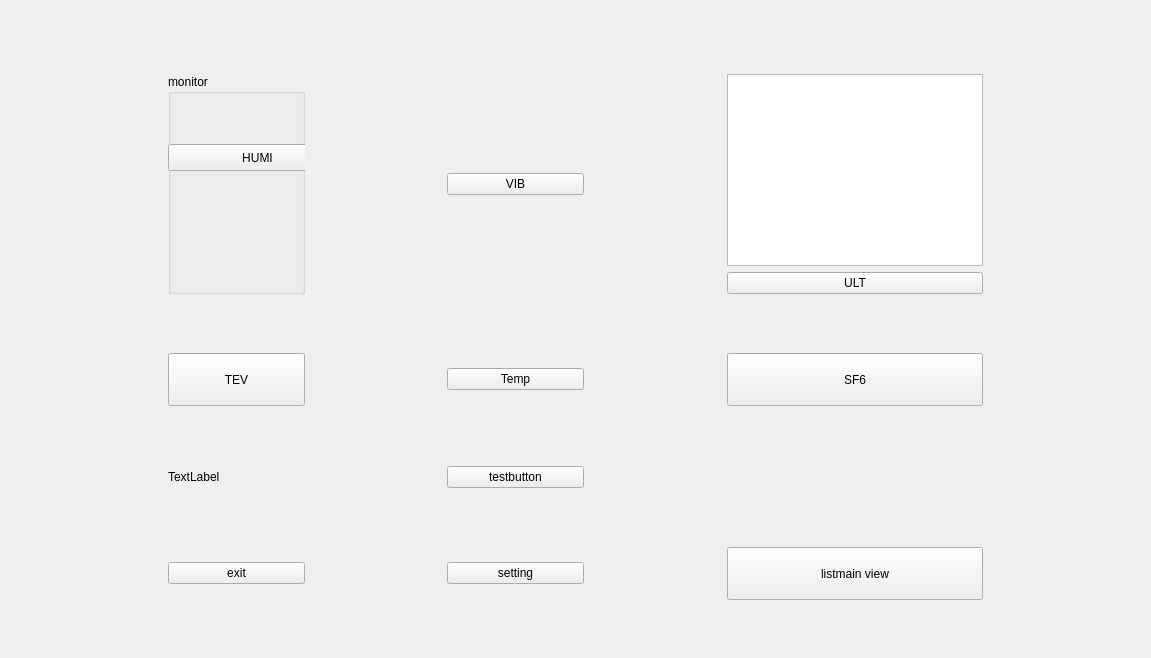
<?xml version="1.0" encoding="UTF-8"?>
<ui version="4.0">
 <class>MainWindow</class>
 <widget class="QMainWindow" name="MainWindow">
  <property name="enabled">
   <bool>true</bool>
  </property>
  <property name="geometry">
   <rect>
    <x>0</x>
    <y>0</y>
    <width>1151</width>
    <height>658</height>
   </rect>
  </property>
  <property name="sizePolicy">
   <sizepolicy hsizetype="Maximum" vsizetype="Maximum">
    <horstretch>0</horstretch>
    <verstretch>0</verstretch>
   </sizepolicy>
  </property>
  <property name="cursor">
   <cursorShape>CrossCursor</cursorShape>
  </property>
  <property name="contextMenuPolicy">
   <enum>Qt::DefaultContextMenu</enum>
  </property>
  <property name="windowTitle">
   <string>MainWindow</string>
  </property>
  <widget class="QWidget" name="centralWidget">
   <property name="sizePolicy">
    <sizepolicy hsizetype="Maximum" vsizetype="Maximum">
     <horstretch>0</horstretch>
     <verstretch>0</verstretch>
    </sizepolicy>
   </property>
   <property name="maximumSize">
    <size>
     <width>1151</width>
     <height>617</height>
    </size>
   </property>
   <widget class="QWidget" name="gridLayoutWidget">
    <property name="geometry">
     <rect>
      <x>20</x>
      <y>10</y>
      <width>1111</width>
      <height>601</height>
     </rect>
    </property>
    <layout class="QGridLayout" name="GridLayout">
     <property name="sizeConstraint">
      <enum>QLayout::SetDefaultConstraint</enum>
     </property>
     <item row="5" column="3">
      <widget class="QPushButton" name="pushButton_3">
       <property name="text">
        <string>testbutton</string>
       </property>
      </widget>
     </item>
     <item row="1" column="2">
      <spacer name="horizontalSpacer_3">
       <property name="orientation">
        <enum>Qt::Horizontal</enum>
       </property>
       <property name="sizeHint" stdset="0">
        <size>
         <width>20</width>
         <height>20</height>
        </size>
       </property>
      </spacer>
     </item>
     <item row="2" column="1">
      <spacer name="verticalSpacer_3">
       <property name="orientation">
        <enum>Qt::Vertical</enum>
       </property>
       <property name="sizeHint" stdset="0">
        <size>
         <width>20</width>
         <height>40</height>
        </size>
       </property>
      </spacer>
     </item>
     <item row="7" column="3">
      <widget class="QPushButton" name="pushButton_2">
       <property name="text">
        <string>setting</string>
       </property>
      </widget>
     </item>
     <item row="3" column="1">
      <layout class="QVBoxLayout" name="verticalLayout_4">
       <item>
        <widget class="QPushButton" name="TEV_button">
         <property name="sizePolicy">
          <sizepolicy hsizetype="Expanding" vsizetype="Expanding">
           <horstretch>0</horstretch>
           <verstretch>0</verstretch>
          </sizepolicy>
         </property>
         <property name="text">
          <string>TEV</string>
         </property>
        </widget>
       </item>
      </layout>
     </item>
     <item row="1" column="5">
      <layout class="QVBoxLayout" name="verticalLayout_3">
       <item>
        <widget class="QGraphicsView" name="graphicsView">
         <property name="sizePolicy">
          <sizepolicy hsizetype="Expanding" vsizetype="Expanding">
           <horstretch>0</horstretch>
           <verstretch>0</verstretch>
          </sizepolicy>
         </property>
        </widget>
       </item>
       <item>
        <widget class="QPushButton" name="pushButton_4">
         <property name="sizePolicy">
          <sizepolicy hsizetype="Expanding" vsizetype="Expanding">
           <horstretch>0</horstretch>
           <verstretch>0</verstretch>
          </sizepolicy>
         </property>
         <property name="text">
          <string>ULT</string>
         </property>
        </widget>
       </item>
      </layout>
     </item>
     <item row="1" column="4">
      <spacer name="horizontalSpacer_4">
       <property name="orientation">
        <enum>Qt::Horizontal</enum>
       </property>
       <property name="sizeHint" stdset="0">
        <size>
         <width>20</width>
         <height>20</height>
        </size>
       </property>
      </spacer>
     </item>
     <item row="1" column="3">
      <layout class="QVBoxLayout" name="verticalLayout_2">
       <item>
        <widget class="QPushButton" name="VIB_button">
         <property name="sizePolicy">
          <sizepolicy hsizetype="Expanding" vsizetype="Fixed">
           <horstretch>0</horstretch>
           <verstretch>0</verstretch>
          </sizepolicy>
         </property>
         <property name="text">
          <string>VIB</string>
         </property>
        </widget>
       </item>
      </layout>
     </item>
     <item row="3" column="5">
      <layout class="QVBoxLayout" name="verticalLayout_6">
       <item>
        <widget class="QPushButton" name="SF6_button">
         <property name="sizePolicy">
          <sizepolicy hsizetype="Expanding" vsizetype="Expanding">
           <horstretch>0</horstretch>
           <verstretch>0</verstretch>
          </sizepolicy>
         </property>
         <property name="text">
          <string>SF6</string>
         </property>
        </widget>
       </item>
      </layout>
     </item>
     <item row="0" column="1">
      <spacer name="verticalSpacer_2">
       <property name="orientation">
        <enum>Qt::Vertical</enum>
       </property>
       <property name="sizeHint" stdset="0">
        <size>
         <width>20</width>
         <height>20</height>
        </size>
       </property>
      </spacer>
     </item>
     <item row="7" column="5">
      <widget class="QPushButton" name="pushButton_5">
       <property name="sizePolicy">
        <sizepolicy hsizetype="Expanding" vsizetype="Expanding">
         <horstretch>0</horstretch>
         <verstretch>0</verstretch>
        </sizepolicy>
       </property>
       <property name="text">
        <string>listmain view</string>
       </property>
      </widget>
     </item>
     <item row="1" column="6">
      <spacer name="horizontalSpacer">
       <property name="orientation">
        <enum>Qt::Horizontal</enum>
       </property>
       <property name="sizeHint" stdset="0">
        <size>
         <width>20</width>
         <height>20</height>
        </size>
       </property>
      </spacer>
     </item>
     <item row="4" column="3">
      <spacer name="verticalSpacer_4">
       <property name="orientation">
        <enum>Qt::Vertical</enum>
       </property>
       <property name="sizeHint" stdset="0">
        <size>
         <width>20</width>
         <height>40</height>
        </size>
       </property>
      </spacer>
     </item>
     <item row="3" column="3">
      <layout class="QVBoxLayout" name="verticalLayout_5">
       <item>
        <widget class="QPushButton" name="Temp_Button">
         <property name="text">
          <string>Temp</string>
         </property>
        </widget>
       </item>
      </layout>
     </item>
     <item row="7" column="1">
      <widget class="QPushButton" name="pushButton_6">
       <property name="text">
        <string>exit</string>
       </property>
      </widget>
     </item>
     <item row="1" column="0">
      <spacer name="horizontalSpacer_2">
       <property name="orientation">
        <enum>Qt::Horizontal</enum>
       </property>
       <property name="sizeHint" stdset="0">
        <size>
         <width>20</width>
         <height>20</height>
        </size>
       </property>
      </spacer>
     </item>
     <item row="1" column="1">
      <layout class="QVBoxLayout" name="verticalLayout">
       <item>
        <widget class="QGroupBox" name="groupBox">
         <property name="sizePolicy">
          <sizepolicy hsizetype="Expanding" vsizetype="Expanding">
           <horstretch>0</horstretch>
           <verstretch>0</verstretch>
          </sizepolicy>
         </property>
         <property name="title">
          <string>monitor</string>
         </property>
         <widget class="QPushButton" name="pushButton">
          <property name="enabled">
           <bool>true</bool>
          </property>
          <property name="geometry">
           <rect>
            <x>0</x>
            <y>70</y>
            <width>179</width>
            <height>27</height>
           </rect>
          </property>
          <property name="sizePolicy">
           <sizepolicy hsizetype="Expanding" vsizetype="Expanding">
            <horstretch>0</horstretch>
            <verstretch>0</verstretch>
           </sizepolicy>
          </property>
          <property name="text">
           <string>HUMI</string>
          </property>
         </widget>
        </widget>
       </item>
      </layout>
     </item>
     <item row="6" column="3">
      <spacer name="verticalSpacer">
       <property name="orientation">
        <enum>Qt::Vertical</enum>
       </property>
       <property name="sizeHint" stdset="0">
        <size>
         <width>20</width>
         <height>40</height>
        </size>
       </property>
      </spacer>
     </item>
     <item row="5" column="1">
      <widget class="QLabel" name="label">
       <property name="text">
        <string>TextLabel</string>
       </property>
      </widget>
     </item>
    </layout>
   </widget>
  </widget>
 </widget>
 <layoutdefault spacing="6" margin="11"/>
 <resources/>
 <connections/>
</ui>
